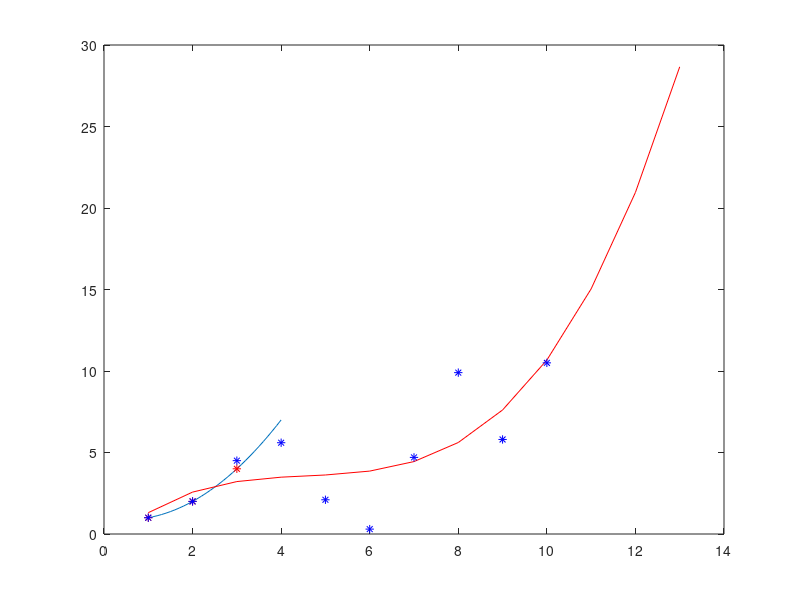

Here is the MATLAB script that generated this plot:
%% Program for Least Squares Method n = 2

clear all

x=[1;
   2;
   3];

X=[1.^2 1 1;
   2.^2 2 1;
   3.^2 3 1];

Y=[1;
   2;
   4];

Theta = inv(X'*X)*X'*Y;
xs = 1:0.1:4;

yhat =  Theta(1) * xs.^2 + Theta(2) * xs + Theta(3);
plot(xs , yhat);

hold on 
plot(x,Y,'*r');

%% n > 2

clear all

x2 = [1 2 3 4 5 6 7 8 9 10] ;

Y2 = [1 2  4.5  5.6  2.1  0.3  4.7  9.9  5.8  10.5];

R = [(x2').^3  (x2').^2  (x2') ones(10,1)];  

Theta  = inv(R'*R)*R'* (Y2');

xs = 1:1:13;

yhat = Theta(1) * xs.^3 + Theta(2) * xs.^2 + Theta(3) * xs + Theta(4);


plot(xs , yhat,'-r');
hold on 
plot(x2,Y2,'*b');